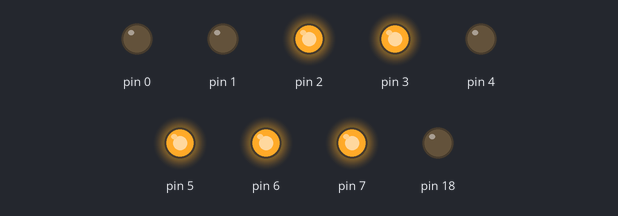
Recording of a sketch running on a simulated Arduino Uno, built with avr-gcc and run on an emulated ATmega328P. Shown: output pins drawn as LEDs (lit = HIGH).

Above: at 0.1 s.
Timing chart, 0 to 1.6 s (numbered marks = the images above):
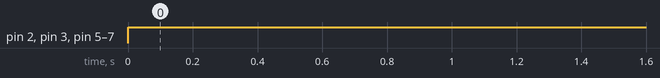

Measured:
- by itself, pin 2, pin 3, pin 5–7: LOW → HIGH at 0.00 s

The sketch:

_7seg.ino
```cpp
#define digital1(val) {DDRD|=0x08;PORTD=(val)?(PORTD|0x04):(PORTD&(~0x04));}
#define digital2(val) {DDRD|=0x02;PORTD=(val)?(PORTD|0x08):(PORTD&(~0x08));}
#define digital3(val) {DDRD|=0x01;PORTD=(val)?(PORTD|0x10):(PORTD&(~0x10));}
#define digital4(val) {DDRD|=0x10;PORTD=(val)?(PORTD|0x20):(PORTD&(~0x20));}
#define digital5(val) {DDRD|=0x40;PORTD=(val)?(PORTD|0x40):(PORTD&(~0x40));}
#define digital6(val) {DDRD|=0x80;PORTD=(val)?(PORTD|0x80):(PORTD&(~0x80));}
#define digital7(val) {DDRC|=0x40;PORTC=(val)?(PORTC|0x01):(PORTC&(~0x01));}
#define digital8(val) {DDRC|=0x10;PORTC=(val)?(PORTC|0x02):(PORTC&(~0x02));}


void setup()
{
  // put your setup code here, to run once:
  DDRD |= 0xFF;

}

void write0()
{
    digital2(0x04);
    digital4(0x10);
    digital5(0x20);
    digital6(0x40);
    digital7(0x80);
    digital8(0x01);
}
void write8()
{
    digital1(0x02);
    digital2(0x04);
    digital4(0x10);
    digital5(0x20);
    digital6(0x40);
    digital7(0x80);
    digital8(0x01);
}
void loop()
{
  // put your main code here, to run repeatedly:
  //PORTD |= 0x01; //nu face nimic
  //delay(500);
       write8();
     delay(1000);


}
```
